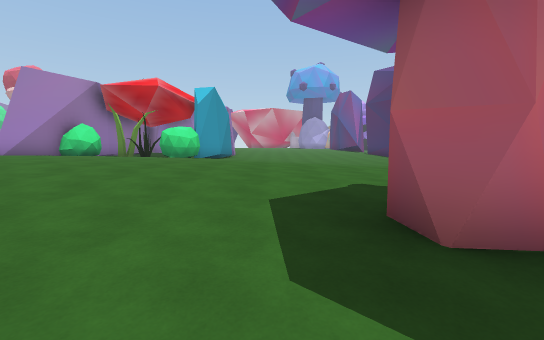
view 1 (above)

24 first-person views from a walk through a 3-D level made in the Unity game engine. The camera is 1.5 m above the floor, tilts 6° down and sees 90° across. The floor is counted in squares, 2 m on a side. Each view is taken from the middle of a square. On the plan, view 1 faces up. The plan holds only what a view shows up to about 10 squares ahead; the rest is blank. The place goes on beyond the plan. The player character is not drawn. Some surface patterns are stand-ins.

view 2
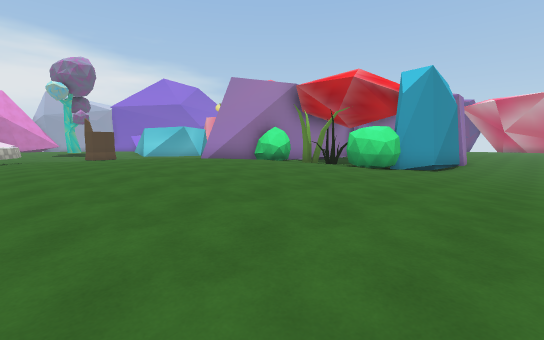

view 3
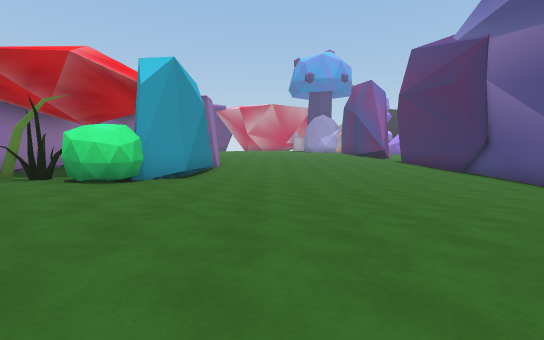

view 4
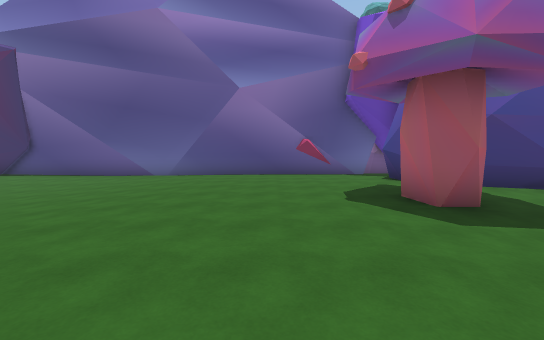

view 5
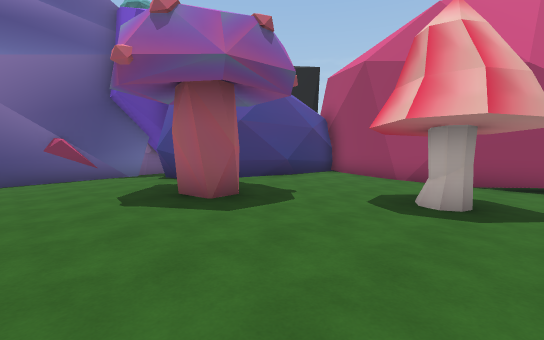

view 6
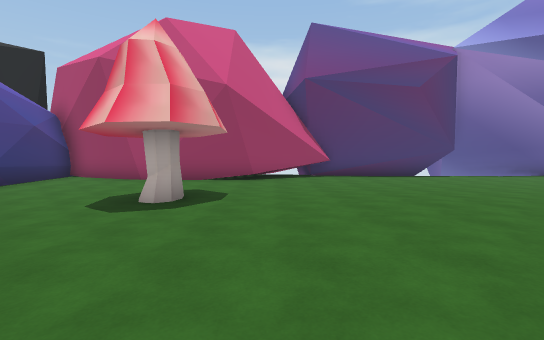

view 7
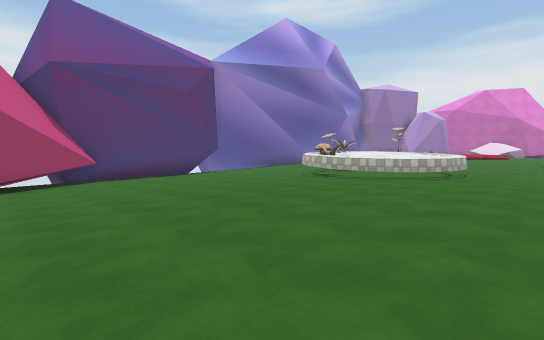

view 8
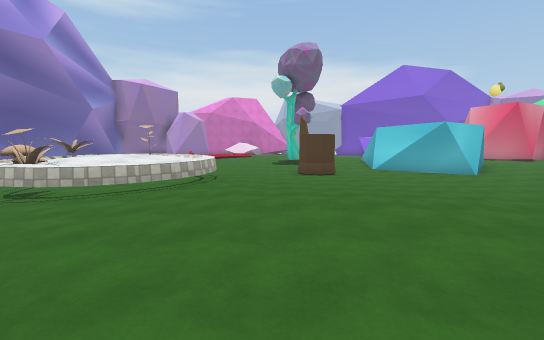

view 9
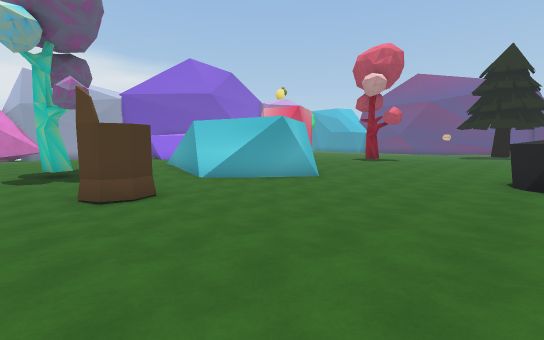

view 10
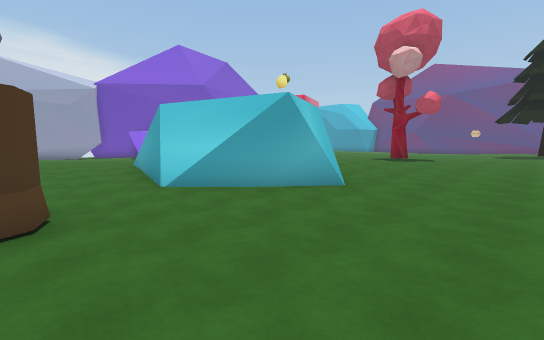

view 11
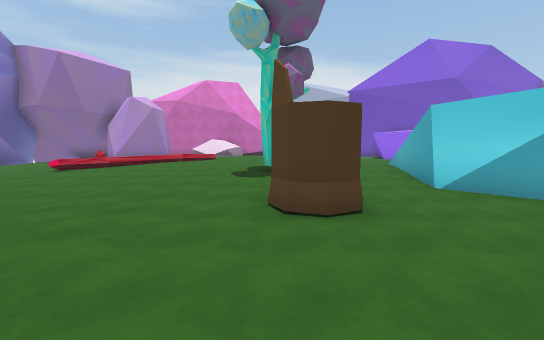

view 12
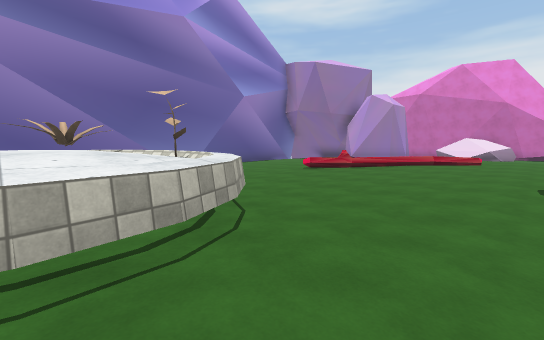

view 13
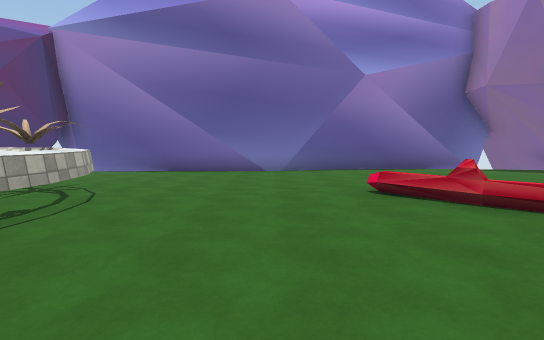

view 14
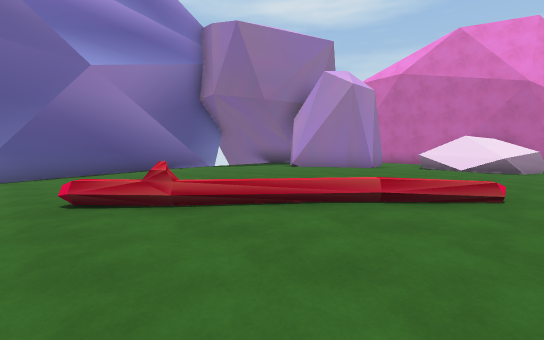

view 15
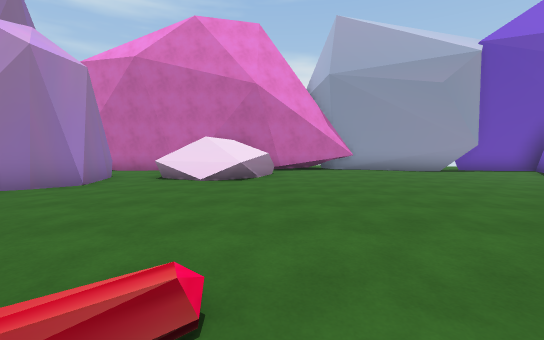

view 16
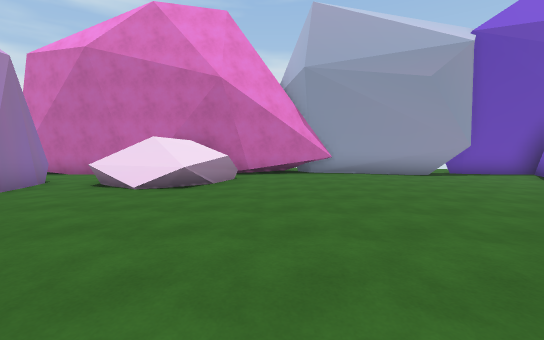

view 17
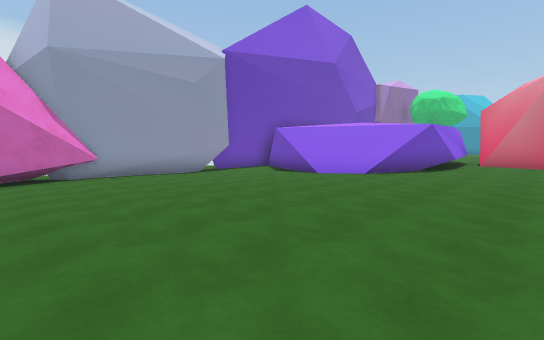

view 18
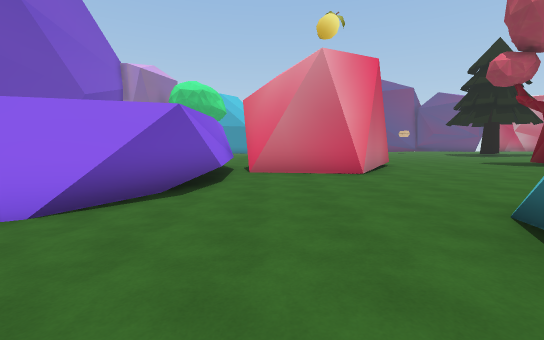

view 19
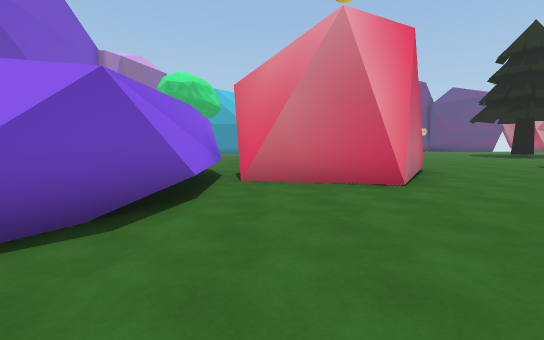

view 20
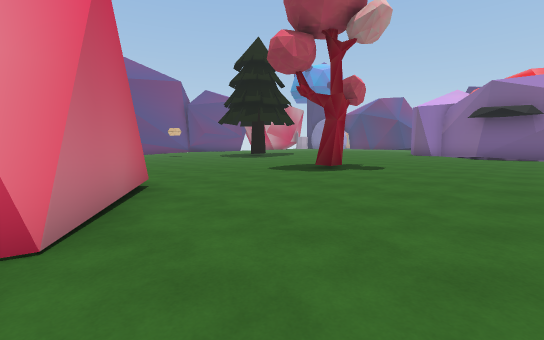

view 21
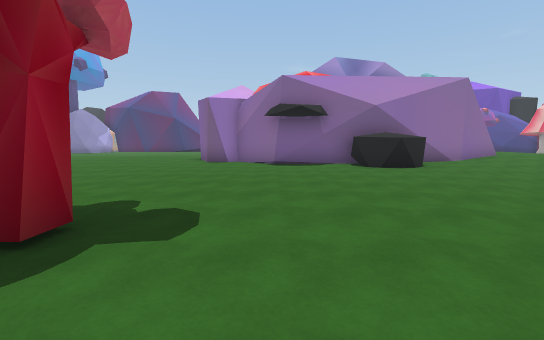

view 22
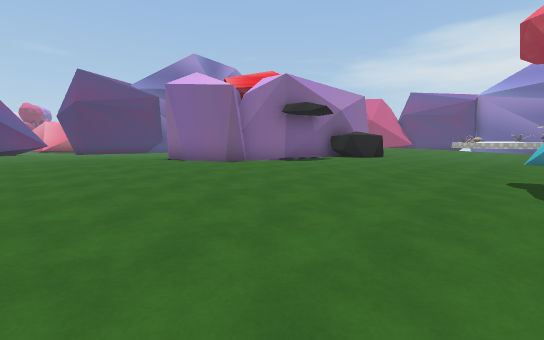

view 23
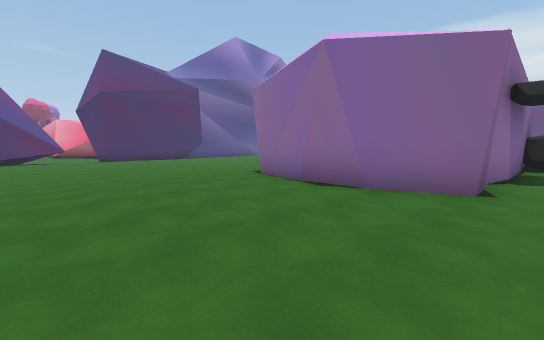

view 24
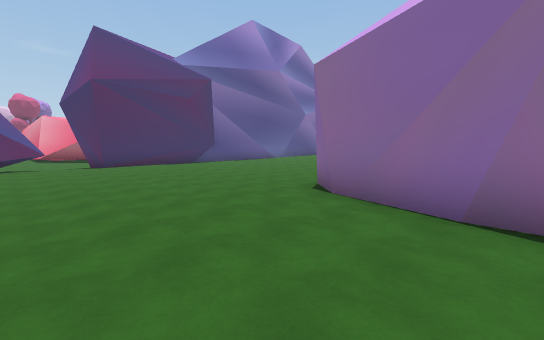

### Floor plan
Key: @ floor where view 1 was taken; # wall or solid block; . main floor; : floor 0.25 m higher than the main floor; - floor 0.25 m lower than the main floor; + floor 0.5 m higher than the main floor; _ floor 0.5 m lower than the main floor; < floor 0.75 m lower than the main floor; / step, stairs or slope; = window, fence, low wall or low ledge; ^ raised ledge; B bush; R rock; T tree; O other object.
Columns run from 33 left of view 1 to 7 right of it. Each row starts with its distance up from view 1.
 23               --- ---....:....--------
 22               -------....:::...--------_#
 21               ------.....:::...------___#
 20         -    --................----_____
 19        #-   #-................-----____
 18        #-# ##-...T.......#####---_____
 17        #####--...........#   ##-_____
 16        ##----............#    #_____
 15       ##-----............##   #_________#
 14 ##   ##_----.............##   #_________#
 13 #<< ##__-----    ......RR##.  #-________#
 12 #<<<<___---#     ##-...RR##..B#-________#
 11 ##<<<__---.     ##/--....#BOOB#--_______#
 10  #<<___--...#####/---....#B:....---_____#
  9  #<___---.....--/-----/.:#::::...----___#
  8  #____--.....----_---.//:#+:::::..//---_#
  7  #___---......---O---.//+++++::::....--_#
  6  #___--.......T--O---./:++++++::::...-/_#
  5  #___--........-----..:::++++++:::...--_#
  4  #_/_--........----...:::::++:::::...--_#
  3  #/  /-...//...----^^^.:::::::////...--_#
  2  #/  /-....//.----^^^^^..::::////.##---_#
  1  ##/R---....==----O^^^O.....///.----  ###
  0  ##/RR--.....^----^^^OO////////#-@---#
 -1  # RRRR---.------__###-//////--------#
 -2  #   RR---------_______//_/____--___##
 -3        _------______________________#
 -4        ______________<<<_____########
 -5       #_____######<<<<<<######
 -6       #######    ########   #

Positions as (right, up) in squares from view 1, and headings:
1: (0, 0), facing up
2: (0, 3), facing up-left
3: (0, 5), facing up
4: (-3, 5), facing right
5: (-3, 5), facing down-right
6: (-4, 5), facing down
7: (-4, 5), facing down-left
8: (-6, 5), facing left
9: (-10, 5), facing up-left
10: (-12, 7), facing up-left
11: (-12, 6), facing left
12: (-13, 5), facing down-left
13: (-18, 4), facing down
14: (-19, 4), facing down-left
15: (-22, 4), facing left
16: (-23, 5), facing left
17: (-23, 5), facing up-left
18: (-24, 10), facing up
19: (-24, 12), facing up
20: (-22, 14), facing up-right
21: (-18, 16), facing right
22: (-15, 23), facing down-right
23: (-9, 23), facing down-right
24: (-6, 22), facing down-right
